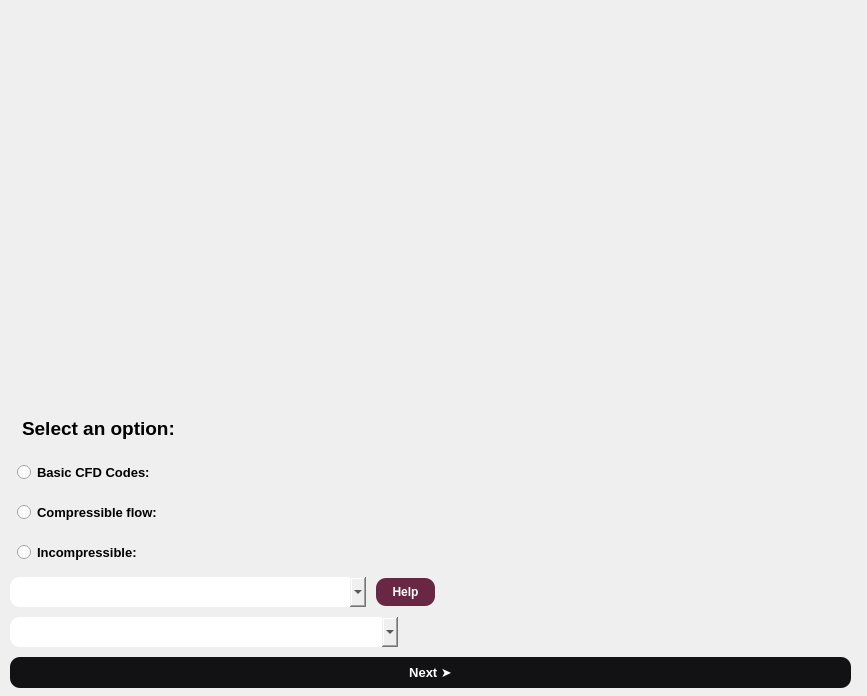
<?xml version="1.0" encoding="UTF-8"?>
<ui version="4.0">
 <class>Dialog</class>
 <widget class="QDialog" name="Dialog">
  <property name="geometry">
   <rect>
    <x>0</x>
    <y>0</y>
    <width>867</width>
    <height>696</height>
   </rect>
  </property>
  <property name="windowTitle">
   <string>Dialog</string>
  </property>
  <widget class="QWidget" name="verticalLayoutWidget">
   <property name="geometry">
    <rect>
     <x>0</x>
     <y>0</y>
     <width>861</width>
     <height>698</height>
    </rect>
   </property>
   <layout class="QVBoxLayout" name="verticalLayout">
    <property name="spacing">
     <number>10</number>
    </property>
    <property name="leftMargin">
     <number>10</number>
    </property>
    <property name="topMargin">
     <number>10</number>
    </property>
    <property name="rightMargin">
     <number>10</number>
    </property>
    <property name="bottomMargin">
     <number>10</number>
    </property>
    <item>
     <spacer name="verticalSpacer">
      <property name="orientation">
       <enum>Qt::Vertical</enum>
      </property>
      <property name="sizeHint" stdset="0">
       <size>
        <width>796</width>
        <height>163</height>
       </size>
      </property>
     </spacer>
    </item>
    <item>
     <layout class="QHBoxLayout" name="horizontalLayout_7">
      <item>
       <spacer name="horizontalSpacer_8">
        <property name="orientation">
         <enum>Qt::Horizontal</enum>
        </property>
        <property name="sizeHint" stdset="0">
         <size>
          <width>40</width>
          <height>20</height>
         </size>
        </property>
       </spacer>
      </item>
      <item>
       <widget class="QLabel" name="label_3">
        <property name="text">
         <string/>
        </property>
        <property name="pixmap">
         <pixmap resource="resources.qrc">:/Pngs/tayyare.png</pixmap>
        </property>
        <property name="scaledContents">
         <bool>true</bool>
        </property>
       </widget>
      </item>
      <item>
       <spacer name="horizontalSpacer_9">
        <property name="orientation">
         <enum>Qt::Horizontal</enum>
        </property>
        <property name="sizeHint" stdset="0">
         <size>
          <width>40</width>
          <height>20</height>
         </size>
        </property>
       </spacer>
      </item>
     </layout>
    </item>
    <item>
     <spacer name="verticalSpacer_2">
      <property name="orientation">
       <enum>Qt::Vertical</enum>
      </property>
      <property name="sizeHint" stdset="0">
       <size>
        <width>20</width>
        <height>40</height>
       </size>
      </property>
     </spacer>
    </item>
    <item>
     <widget class="QLabel" name="label">
      <property name="font">
       <font>
        <pointsize>14</pointsize>
        <weight>75</weight>
        <bold>true</bold>
       </font>
      </property>
      <property name="styleSheet">
       <string notr="true">border-radius: 10px;
padding: 7px 7px;</string>
      </property>
      <property name="text">
       <string>Select an option:</string>
      </property>
     </widget>
    </item>
    <item>
     <layout class="QHBoxLayout" name="horizontalLayout_4">
      <item>
       <widget class="QRadioButton" name="basic_radio">
        <property name="font">
         <font>
          <pointsize>10</pointsize>
          <weight>75</weight>
          <bold>true</bold>
         </font>
        </property>
        <property name="cursor">
         <cursorShape>PointingHandCursor</cursorShape>
        </property>
        <property name="styleSheet">
         <string notr="true">border-radius: 10px;
padding: 7px 7px;</string>
        </property>
        <property name="text">
         <string>Basic CFD Codes:</string>
        </property>
       </widget>
      </item>
      <item>
       <spacer name="horizontalSpacer">
        <property name="orientation">
         <enum>Qt::Horizontal</enum>
        </property>
        <property name="sizeHint" stdset="0">
         <size>
          <width>40</width>
          <height>20</height>
         </size>
        </property>
       </spacer>
      </item>
     </layout>
    </item>
    <item>
     <layout class="QHBoxLayout" name="horizontalLayout_5">
      <item>
       <widget class="QRadioButton" name="compressible_radio">
        <property name="font">
         <font>
          <pointsize>10</pointsize>
          <weight>75</weight>
          <bold>true</bold>
         </font>
        </property>
        <property name="cursor">
         <cursorShape>PointingHandCursor</cursorShape>
        </property>
        <property name="styleSheet">
         <string notr="true">border-radius: 10px;
padding: 7px 7px;</string>
        </property>
        <property name="text">
         <string>Compressible flow:</string>
        </property>
       </widget>
      </item>
      <item>
       <spacer name="horizontalSpacer_2">
        <property name="orientation">
         <enum>Qt::Horizontal</enum>
        </property>
        <property name="sizeHint" stdset="0">
         <size>
          <width>40</width>
          <height>20</height>
         </size>
        </property>
       </spacer>
      </item>
     </layout>
    </item>
    <item>
     <layout class="QHBoxLayout" name="horizontalLayout_3">
      <item>
       <widget class="QRadioButton" name="incompressible_radio">
        <property name="font">
         <font>
          <pointsize>10</pointsize>
          <weight>75</weight>
          <italic>false</italic>
          <bold>true</bold>
          <underline>false</underline>
         </font>
        </property>
        <property name="cursor">
         <cursorShape>PointingHandCursor</cursorShape>
        </property>
        <property name="styleSheet">
         <string notr="true">border-radius: 10px;
padding: 7px 7px;</string>
        </property>
        <property name="text">
         <string>Incompressible:</string>
        </property>
       </widget>
      </item>
      <item>
       <spacer name="horizontalSpacer_3">
        <property name="orientation">
         <enum>Qt::Horizontal</enum>
        </property>
        <property name="sizeHint" stdset="0">
         <size>
          <width>40</width>
          <height>20</height>
         </size>
        </property>
       </spacer>
      </item>
     </layout>
    </item>
    <item>
     <layout class="QHBoxLayout" name="horizontalLayout_2" stretch="6,1,7">
      <item>
       <widget class="QComboBox" name="options_combo">
        <property name="maximumSize">
         <size>
          <width>16777215</width>
          <height>16777215</height>
         </size>
        </property>
        <property name="cursor">
         <cursorShape>OpenHandCursor</cursorShape>
        </property>
        <property name="styleSheet">
         <string notr="true">border-radius: 10px;
padding: 7px 7px;</string>
        </property>
       </widget>
      </item>
      <item>
       <widget class="QPushButton" name="combo1_help">
        <property name="font">
         <font>
          <weight>75</weight>
          <bold>true</bold>
         </font>
        </property>
        <property name="cursor">
         <cursorShape>PointingHandCursor</cursorShape>
        </property>
        <property name="styleSheet">
         <string notr="true">color: #fff;
background-color:#692743;
border-radius: 10px;
padding: 7px 7px;</string>
        </property>
        <property name="text">
         <string>Help</string>
        </property>
       </widget>
      </item>
      <item>
       <spacer name="horizontalSpacer_4">
        <property name="orientation">
         <enum>Qt::Horizontal</enum>
        </property>
        <property name="sizeType">
         <enum>QSizePolicy::Minimum</enum>
        </property>
        <property name="sizeHint" stdset="0">
         <size>
          <width>40</width>
          <height>20</height>
         </size>
        </property>
       </spacer>
      </item>
     </layout>
    </item>
    <item>
     <layout class="QHBoxLayout" name="horizontalLayout" stretch="6,7">
      <item>
       <widget class="QComboBox" name="subdirectory_combo">
        <property name="cursor">
         <cursorShape>OpenHandCursor</cursorShape>
        </property>
        <property name="styleSheet">
         <string notr="true">border-radius: 10px;
padding: 7px 7px;</string>
        </property>
       </widget>
      </item>
      <item>
       <spacer name="horizontalSpacer_5">
        <property name="orientation">
         <enum>Qt::Horizontal</enum>
        </property>
        <property name="sizeType">
         <enum>QSizePolicy::Preferred</enum>
        </property>
        <property name="sizeHint" stdset="0">
         <size>
          <width>40</width>
          <height>20</height>
         </size>
        </property>
       </spacer>
      </item>
     </layout>
    </item>
    <item>
     <widget class="QPushButton" name="copy_button">
      <property name="font">
       <font>
        <pointsize>10</pointsize>
        <weight>75</weight>
        <italic>false</italic>
        <bold>true</bold>
       </font>
      </property>
      <property name="cursor">
       <cursorShape>PointingHandCursor</cursorShape>
      </property>
      <property name="styleSheet">
       <string notr="true">color: #fff;
background-color:#121113;
selection-background-color:#ffaaff;
border-radius: 10px;
padding: 7px 7px;</string>
      </property>
      <property name="text">
       <string>Next ➤</string>
      </property>
     </widget>
    </item>
   </layout>
  </widget>
  <widget class="QLabel" name="label_4">
   <property name="geometry">
    <rect>
     <x>0</x>
     <y>10</y>
     <width>871</width>
     <height>681</height>
    </rect>
   </property>
   <property name="text">
    <string/>
   </property>
   <property name="pixmap">
    <pixmap resource="resources.qrc">:/Pngs/raw_bulut-atlasina-12-yeni-bulut-eklendi_770291978.jpg</pixmap>
   </property>
   <property name="scaledContents">
    <bool>true</bool>
   </property>
  </widget>
  <zorder>label_4</zorder>
  <zorder>verticalLayoutWidget</zorder>
 </widget>
 <resources>
  <include location="resources.qrc"/>
 </resources>
 <connections/>
</ui>
